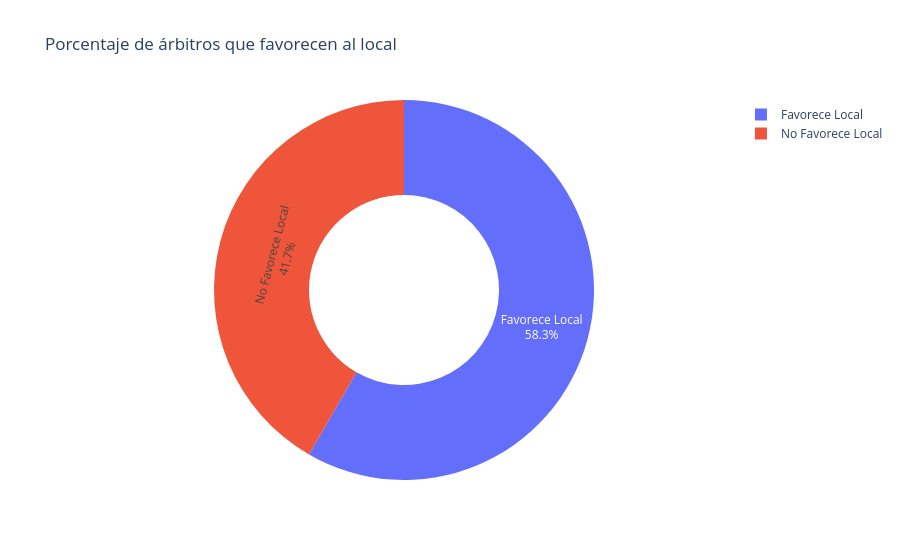

Here is the notebook cell this chart was saved with:
### Markdown cell above
Análisis 2 – Influencia del árbitro

Se observa una ligera mayor proporción de victorias locales bajo la mayoría de los árbitros, aunque la diferencia no es suficientemente grande como para afirmar un sesgo sistemático.

### Code cell
df_referee.loc[:, "favorece_local"] = (
    df_referee["win_local"] > df_referee["loses_local"]
)

sum_referee = df_referee.shape[0]
fav_local = df_referee[df_referee["favorece_local"]].shape[0]
fav_vist = df_referee[~df_referee["favorece_local"]].shape[0]

referees_local = "<br>".join(df_referee[df_referee["favorece_local"]].index.tolist())
referees_vist = "<br>".join(df_referee[~df_referee["favorece_local"]].index.tolist())

labels = ["Favorece Local", "No Favorece Local"]
values = [fav_local, fav_vist]
percentages = [(v / sum_referee) * 100 for v in values]

pie_df = pd.DataFrame(
    {
        "label": labels,
        "value": values,
        "percentage": percentages,
        "referees": [referees_local, referees_vist],
    }
)

fig = px.pie(
    pie_df,
    names="label",
    values="value",
    hole=0.5,
    title="Porcentaje de árbitros que favorecen al local",
)

fig.update_traces(
    texttemplate="%{label}<br>%{percent:.1%}",
    textposition="inside",
    hovertemplate=(
        "<b>%{label}</b><br>"
        "Cantidad: %{value}<br>"
        "Porcentaje: %{percent:.2%}<br>"
        "Árbitros: %{meta}<br>"
        "<extra></extra>"
    ),
    meta=[referees_local, referees_vist],
)

fig.show()

### Figure 1 — Plotly figure (JSON) as saved in the notebook; plotly's stock layout.template omitted (floating-point values rounded to 4 significant figures)
{"data": [{"domain": {"x": [0, 1], "y": [0, 1]}, "hole": 0.5, "hovertemplate": "<b>%{label}</b><br>Cantidad: %{value}<br>Porcentaje: %{percent:.2%}<br>Árbitros: %{meta}<br><extra></extra>", "labels": ["Favorece Local", "No Favorece Local"], "legendgroup": "", "meta": ["Andre Marriner<br>Andy Madley<br>Anthony Taylor<br>Chris Kavanagh<br>Darren Bond<br>David Webb<br>Joshua Smith<br>Kevin Friend<br>Lee Mason<br>Lewis Smith<br>Martin Atkinson<br>Michael Oliver<br>Michael Salisbury<br>Mike Dean<br>Peter Bankes<br>Rebecca Welch<br>Samuel Barrott<br>Simon Hooper<br>Stuart Attwell<br>Thomas Bramall<br>Tony Harrington", "Andrew Kitchen<br>Craig Pawson<br>Darren England<br>David Coote<br>Graham Scott<br>Jarred Gillett<br>John Brooks<br>Jonathan Moss<br>Matt Donohue<br>Paul Tierney<br>Robert Jones<br>Robert Madley<br>Samuel Allison<br>Sunny Singh<br>Tim Robinson"], "name": "", "showlegend": true, "textposition": "inside", "texttemplate": "%{label}<br>%{percent:.1%}", "type": "pie", "values": [21, 15]}], "layout": {"legend": {"tracegroupgap": 0}, "title": {"text": "Porcentaje de árbitros que favorecen al local"}}}
